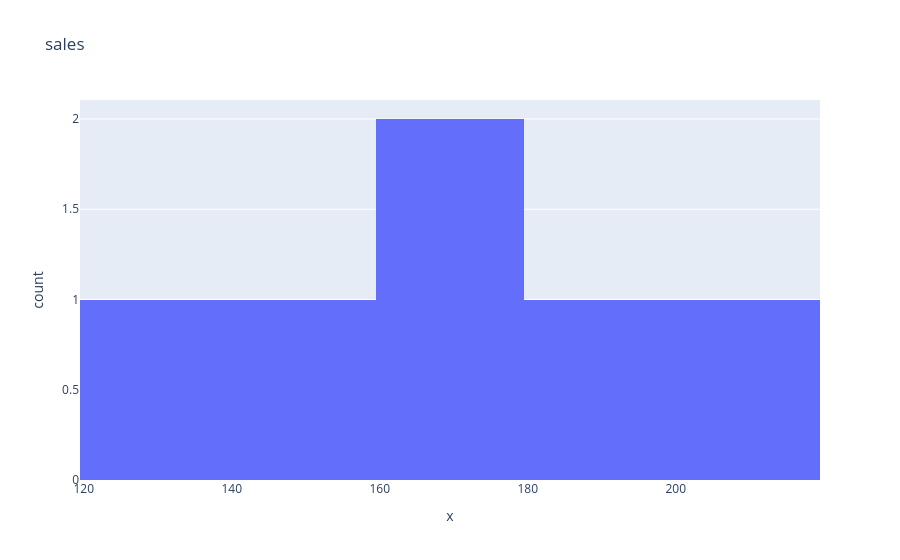

Write notebook code for a chart like this one.
### Code cell
px.histogram(x = sales, nbins = 5 , title = "sales")

### Figure 1 — Plotly figure (JSON) as saved in the notebook; plotly's stock layout.template omitted (floating-point values rounded to 4 significant figures)
{"data": [{"bingroup": "x", "hovertemplate": "x=%{x}<br>count=%{y}<extra></extra>", "legendgroup": "", "marker": {"color": "#636efa", "pattern": {"shape": ""}}, "name": "", "nbinsx": 5, "orientation": "v", "showlegend": false, "type": "histogram", "x": [120, 150, 170, 160, 180, 200], "xaxis": "x", "yaxis": "y"}], "layout": {"barmode": "relative", "legend": {"tracegroupgap": 0}, "title": {"text": "sales"}, "xaxis": {"anchor": "y", "domain": [0, 1], "title": {"text": "x"}}, "yaxis": {"anchor": "x", "domain": [0, 1], "title": {"text": "count"}}}}
